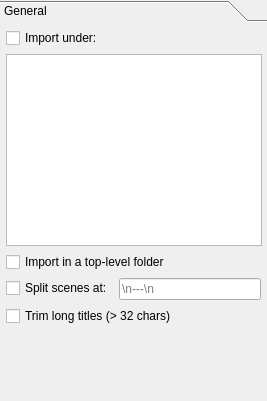
<?xml version="1.0" encoding="UTF-8"?>
<ui version="4.0">
 <class>generalSettings</class>
 <widget class="QWidget" name="generalSettings">
  <property name="geometry">
   <rect>
    <x>0</x>
    <y>0</y>
    <width>267</width>
    <height>401</height>
   </rect>
  </property>
  <property name="windowTitle">
   <string notr="true">Form</string>
  </property>
  <layout class="QVBoxLayout" name="verticalLayout_2">
   <property name="spacing">
    <number>10</number>
   </property>
   <property name="margin">
    <number>0</number>
   </property>
   <item>
    <widget class="QToolBox" name="toolBox">
     <property name="currentIndex">
      <number>0</number>
     </property>
     <property name="tabSpacing">
      <number>0</number>
     </property>
     <widget class="QWidget" name="general">
      <property name="geometry">
       <rect>
        <x>0</x>
        <y>0</y>
        <width>267</width>
        <height>375</height>
       </rect>
      </property>
      <attribute name="label">
       <string>General</string>
      </attribute>
      <layout class="QVBoxLayout" name="verticalLayout_5">
       <property name="margin">
        <number>6</number>
       </property>
       <item>
        <layout class="QFormLayout" name="formLayout_4">
         <property name="rowWrapPolicy">
          <enum>QFormLayout::WrapLongRows</enum>
         </property>
         <item row="3" column="0">
          <widget class="QCheckBox" name="chkGeneralSplitScenes">
           <property name="text">
            <string>Split scenes at:</string>
           </property>
          </widget>
         </item>
         <item row="3" column="1">
          <widget class="QLineEdit" name="txtGeneralSplitScenes">
           <property name="text">
            <string notr="true"/>
           </property>
           <property name="placeholderText">
            <string>\n---\n</string>
           </property>
          </widget>
         </item>
         <item row="4" column="0" colspan="2">
          <widget class="QCheckBox" name="chkGeneralTrimTitles">
           <property name="text">
            <string>Trim long titles (&gt; 32 chars)</string>
           </property>
          </widget>
         </item>
         <item row="1" column="0">
          <widget class="QTreeView" name="treeGeneralParent">
           <property name="headerHidden">
            <bool>true</bool>
           </property>
          </widget>
         </item>
         <item row="0" column="0" colspan="2">
          <widget class="QCheckBox" name="chkGeneralParent">
           <property name="text">
            <string>Import under:</string>
           </property>
          </widget>
         </item>
         <item row="2" column="0" colspan="2">
          <widget class="QCheckBox" name="chkGeneralTopLevel">
           <property name="text">
            <string>Import in a top-level folder</string>
           </property>
          </widget>
         </item>
        </layout>
       </item>
      </layout>
     </widget>
    </widget>
   </item>
  </layout>
 </widget>
 <resources/>
 <connections/>
</ui>
